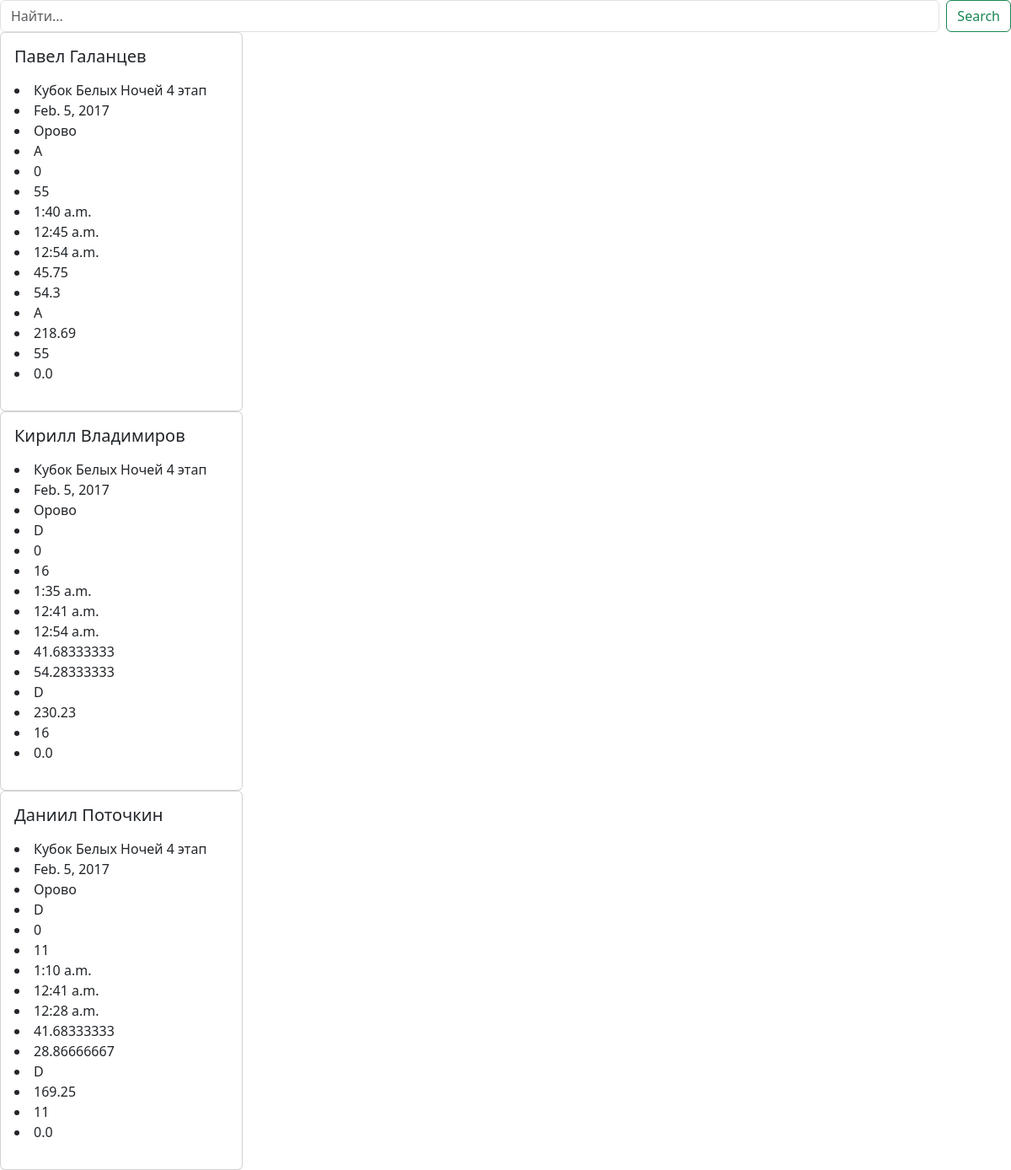
/human/, run on the app's committed database.
### main/models.py (models this page shows, shortened)
class Humans(models.Model):
    name = models.CharField('Имя', max_length=100)
    competition = models.CharField('competition', max_length=100 )
    date = models.DateField('date')
    place = models.CharField('place', max_length=100)
    category = models.CharField('category', max_length=100)
    km = models.IntegerField('KM')
    rank = models.IntegerField('rank')
    result_time = models.TimeField('result_time')
    winner_time = models.TimeField('winner_time')
    delta_with_winner = models.TimeField('delta_with_winner')
    winner_time_min = models.FloatField('winner_time_min')
    delta_min = models.FloatField('delta_min')
    persent = models.FloatField('persent')
    speed_per_km = models.FloatField('speed_per_km')

### main/views.py (the view)
# urls.py: path('human/', views.human, name="human"),
def human(request):
    human = Humans.objects.all()
    return render(request, 'human.html', {'human': human})

### templates/human.html (shortened to what this page needs)
{% load static %}
<!DOCTYPE html>
<html lang="en">
<head>
    <link href="https://cdn.jsdelivr.net/npm/bootstrap@5.3.3/dist/css/bootstrap.min.css" rel="stylesheet">
    <link rel="stylesheet" href="{% static 'style.css' %}">
</head>
<body>
<form class="d-flex" role="search" action="{% url 'search_results' %}" method="get">
        <input name="q" class="form-control me-2" type="text" placeholder="Найти..." aria-label="Search">
        <button class="btn btn-outline-success" type="submit">Search</button>
      </form>
    {% for i in human %}
<div class="card" style="width: 18rem;">
  <div class="card-body">
    <h5 class="card-title">{{ i.name }}</h5>
    <p class="card-text">        <li>{{ i.competition }}</li>
        <li>{{ i.date }}</li>
        <li>{{ i.place }}</li>
        <li>{{ i.category }}</li>
        <li>{{ i.km }}</li>
        <li>{{ i.rank }}</li>
        <li>{{ i.result_time }}</li>
        <li>{{ i.winner_time }}</li>
        <li>{{ i.delta_with_winner }}</li>
        <li>{{ i.winner_time_min }}</li>
        <li>{{ i.delta_min }}</li>
        <li>{{ i.category }}</li>
        <li>{{ i.persent }}</li>
        <li>{{ i.rank }}</li>
        <li>{{ i.speed_per_km }}</li></p>
  </div>
</div>
    {% endfor %}
</body>
</html>

### data on the page
Humans: name "Павел Галанцев", competition "Кубок Белых Ночей 4 этап", date "Feb. 5, 2017", place "Орово", category "A", km "0", rank "55", result_time "1:40 a.m.", winner_time "12:45 a.m.", delta_with_winner "12:54 a.m.", winner_time_min "45.75", delta_min "54.3", persent "218.69", speed_per_km "0.0"
Humans: name "Кирилл Владимиров", competition "Кубок Белых Ночей 4 этап", date "Feb. 5, 2017", place "Орово", category "D", km "0", rank "16", result_time "1:35 a.m.", winner_time "12:41 a.m.", delta_with_winner "12:54 a.m.", winner_time_min "41.68333333", delta_min "54.28333333", persent "230.23", speed_per_km "0.0"
Humans: name "Даниил Поточкин", competition "Кубок Белых Ночей 4 этап", date "Feb. 5, 2017", place "Орово", category "D", km "0", rank "11", result_time "1:10 a.m.", winner_time "12:41 a.m.", delta_with_winner "12:28 a.m.", winner_time_min "41.68333333", delta_min "28.86666667", persent "169.25", speed_per_km "0.0"
